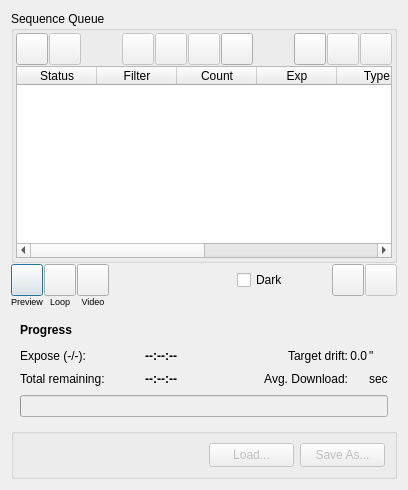
     <widget class="QWidget" name="rightLayoutWidget">
      <layout class="QVBoxLayout" name="RightLayout">
       <property name="spacing">
        <number>2</number>
       </property>
       <item>
        <layout class="QVBoxLayout" name="SequenceQueue">
         <property name="spacing">
          <number>1</number>
         </property>
         <item>
          <widget class="QGroupBox" name="sequenceBox">
           <property name="sizePolicy">
            <sizepolicy hsizetype="Expanding" vsizetype="Expanding">
             <horstretch>0</horstretch>
             <verstretch>0</verstretch>
            </sizepolicy>
           </property>
           <property name="title">
            <string>Sequence Queue</string>
           </property>
           <layout class="QVBoxLayout" name="verticalLayout_8">
            <property name="spacing">
             <number>1</number>
            </property>
            <property name="leftMargin">
             <number>2</number>
            </property>
            <property name="topMargin">
             <number>2</number>
            </property>
            <property name="rightMargin">
             <number>2</number>
            </property>
            <property name="bottomMargin">
             <number>2</number>
            </property>
            <item>
             <layout class="QHBoxLayout" name="horizontalLayout_14" stretch="0,0,1,0,0,0,0,0,2,0,0">
              <property name="spacing">
               <number>1</number>
              </property>
              <item>
               <widget class="QPushButton" name="addToQueueB">
                <property name="sizePolicy">
                 <sizepolicy hsizetype="Fixed" vsizetype="Fixed">
                  <horstretch>0</horstretch>
                  <verstretch>0</verstretch>
                 </sizepolicy>
                </property>
                <property name="minimumSize">
                 <size>
                  <width>32</width>
                  <height>32</height>
                 </size>
                </property>
                <property name="maximumSize">
                 <size>
                  <width>32</width>
                  <height>32</height>
                 </size>
                </property>
                <property name="text">
                 <string/>
                </property>
                <attribute name="buttonGroup">
                 <string notr="true">queueEditButtonGroup</string>
                </attribute>
               </widget>
              </item>
              <item>
               <widget class="QPushButton" name="removeFromQueueB">
                <property name="enabled">
                 <bool>false</bool>
                </property>
                <property name="sizePolicy">
                 <sizepolicy hsizetype="Fixed" vsizetype="Fixed">
                  <horstretch>0</horstretch>
                  <verstretch>0</verstretch>
                 </sizepolicy>
                </property>
                <property name="minimumSize">
                 <size>
                  <width>32</width>
                  <height>32</height>
                 </size>
                </property>
                <property name="maximumSize">
                 <size>
                  <width>32</width>
                  <height>32</height>
                 </size>
                </property>
                <property name="text">
                 <string/>
                </property>
                <attribute name="buttonGroup">
                 <string notr="true">queueEditButtonGroup</string>
                </attribute>
               </widget>
              </item>
              <item>
               <spacer name="horizontalSpacer_SQ1">
                <property name="orientation">
                 <enum>Qt::Horizontal</enum>
                </property>
                <property name="sizeType">
                 <enum>QSizePolicy::Expanding</enum>
                </property>
                <property name="sizeHint" stdset="0">
                 <size>
                  <width>40</width>
                  <height>20</height>
                 </size>
                </property>
               </spacer>
              </item>
              <item>
               <widget class="QPushButton" name="queueUpB">
                <property name="enabled">
                 <bool>false</bool>
                </property>
                <property name="sizePolicy">
                 <sizepolicy hsizetype="Fixed" vsizetype="Fixed">
                  <horstretch>0</horstretch>
                  <verstretch>0</verstretch>
                 </sizepolicy>
                </property>
                <property name="minimumSize">
                 <size>
                  <width>32</width>
                  <height>32</height>
                 </size>
                </property>
                <property name="maximumSize">
                 <size>
                  <width>32</width>
                  <height>32</height>
                 </size>
                </property>
                <property name="text">
                 <string/>
                </property>
                <attribute name="buttonGroup">
                 <string notr="true">queueEditButtonGroup</string>
                </attribute>
               </widget>
              </item>
              <item>
               <widget class="QPushButton" name="queueDownB">
                <property name="enabled">
                 <bool>false</bool>
                </property>
                <property name="sizePolicy">
                 <sizepolicy hsizetype="Fixed" vsizetype="Fixed">
                  <horstretch>0</horstretch>
                  <verstretch>0</verstretch>
                 </sizepolicy>
                </property>
                <property name="minimumSize">
                 <size>
                  <width>32</width>
                  <height>32</height>
                 </size>
                </property>
                <property name="maximumSize">
                 <size>
                  <width>32</width>
                  <height>32</height>
                 </size>
                </property>
                <property name="text">
                 <string/>
                </property>
                <attribute name="buttonGroup">
                 <string notr="true">queueEditButtonGroup</string>
                </attribute>
               </widget>
              </item>
              <item>
               <widget class="QPushButton" name="resetB">
                <property name="enabled">
                 <bool>false</bool>
                </property>
                <property name="sizePolicy">
                 <sizepolicy hsizetype="Fixed" vsizetype="Fixed">
                  <horstretch>0</horstretch>
                  <verstretch>0</verstretch>
                 </sizepolicy>
                </property>
                <property name="minimumSize">
                 <size>
                  <width>32</width>
                  <height>32</height>
                 </size>
                </property>
                <property name="maximumSize">
                 <size>
                  <width>32</width>
                  <height>32</height>
                 </size>
                </property>
                <property name="toolTip">
                 <string>Reset status of all jobs</string>
                </property>
                <property name="text">
                 <string/>
                </property>
                <attribute name="buttonGroup">
                 <string notr="true">queueEditButtonGroup</string>
                </attribute>
               </widget>
              </item>
              <item>
               <widget class="QPushButton" name="observerB">
                <property name="minimumSize">
                 <size>
                  <width>32</width>
                  <height>32</height>
                 </size>
                </property>
                <property name="maximumSize">
                 <size>
                  <width>32</width>
                  <height>32</height>
                 </size>
                </property>
                <property name="toolTip">
                 <string>Select Observer...</string>
                </property>
                <property name="text">
                 <string/>
                </property>
               </widget>
              </item>
              <item>
               <spacer name="horizontalSpacer_SQ2">
                <property name="orientation">
                 <enum>Qt::Horizontal</enum>
                </property>
                <property name="sizeHint" stdset="0">
                 <size>
                  <width>40</width>
                  <height>20</height>
                 </size>
                </property>
               </spacer>
              </item>
              <item>
               <widget class="QPushButton" name="queueLoadB">
                <property name="sizePolicy">
                 <sizepolicy hsizetype="Fixed" vsizetype="Fixed">
                  <horstretch>0</horstretch>
                  <verstretch>0</verstretch>
                 </sizepolicy>
                </property>
                <property name="minimumSize">
                 <size>
                  <width>32</width>
                  <height>32</height>
                 </size>
                </property>
                <property name="maximumSize">
                 <size>
                  <width>32</width>
                  <height>32</height>
                 </size>
                </property>
                <property name="toolTip">
                 <string>Load Capture Sequence from File...</string>
                </property>
                <property name="text">
                 <string/>
                </property>
                <attribute name="buttonGroup">
                 <string notr="true">queueEditButtonGroup</string>
                </attribute>
               </widget>
              </item>
              <item>
               <widget class="QPushButton" name="queueSaveB">
                <property name="enabled">
                 <bool>false</bool>
                </property>
                <property name="sizePolicy">
                 <sizepolicy hsizetype="Fixed" vsizetype="Fixed">
                  <horstretch>0</horstretch>
                  <verstretch>0</verstretch>
                 </sizepolicy>
                </property>
                <property name="minimumSize">
                 <size>
                  <width>32</width>
                  <height>32</height>
                 </size>
                </property>
                <property name="maximumSize">
                 <size>
                  <width>32</width>
                  <height>32</height>
                 </size>
                </property>
                <property name="toolTip">
                 <string>Save Capture Sequence...</string>
                </property>
                <property name="text">
                 <string/>
                </property>
                <attribute name="buttonGroup">
                 <string notr="true">queueEditButtonGroup</string>
                </attribute>
               </widget>
              </item>
              <item>
               <widget class="QPushButton" name="queueSaveAsB">
                <property name="enabled">
                 <bool>false</bool>
                </property>
                <property name="sizePolicy">
                 <sizepolicy hsizetype="Fixed" vsizetype="Fixed">
                  <horstretch>0</horstretch>
                  <verstretch>0</verstretch>
                 </sizepolicy>
                </property>
                <property name="minimumSize">
                 <size>
                  <width>32</width>
                  <height>32</height>
                 </size>
                </property>
                <property name="maximumSize">
                 <size>
                  <width>32</width>
                  <height>32</height>
                 </size>
                </property>
                <property name="toolTip">
                 <string>Save Capture Sequence As...</string>
                </property>
                <property name="text">
                 <string/>
                </property>
                <attribute name="buttonGroup">
                 <string notr="true">queueEditButtonGroup</string>
                </attribute>
               </widget>
              </item>
             </layout>
            </item>
            <item>
             <widget class="QTableWidget" name="queueTable">
              <property name="sizePolicy">
               <sizepolicy hsizetype="MinimumExpanding" vsizetype="MinimumExpanding">
                <horstretch>0</horstretch>
                <verstretch>0</verstretch>
               </sizepolicy>
              </property>
              <property name="horizontalScrollBarPolicy">
               <enum>Qt::ScrollBarAsNeeded</enum>
              </property>
              <property name="selectionBehavior">
               <enum>QAbstractItemView::SelectRows</enum>
              </property>
              <attribute name="horizontalHeaderMinimumSectionSize">
               <number>30</number>
              </attribute>
              <attribute name="horizontalHeaderDefaultSectionSize">
               <number>80</number>
              </attribute>
              <column>
               <property name="text">
                <string>Status</string>
               </property>
              </column>
              <column>
               <property name="text">
                <string>Filter</string>
               </property>
              </column>
              <column>
               <property name="text">
                <string>Count</string>
               </property>
              </column>
              <column>
               <property name="text">
                <string>Exp</string>
               </property>
              </column>
              <column>
               <property name="text">
                <string>Type</string>
               </property>
              </column>
              <column>
               <property name="text">
                <string>Bin</string>
               </property>
              </column>
              <column>
               <property name="text">
                <string>ISO/Gain</string>
               </property>
              </column>
              <column>
               <property name="text">
                <string>Offset</string>
               </property>
              </column>
             </widget>
            </item>
           </layout>
          </widget>
         </item>
         <item>
          <layout class="QGridLayout" name="buttonsGrid" columnstretch="0,0,0,3,0,1,0,0">
           <property name="verticalSpacing">
            <number>0</number>
           </property>
           <item row="1" column="2">
            <widget class="QLabel" name="videoLabel">
             <property name="font">
              <font>
               <pointsize>7</pointsize>
              </font>
             </property>
             <property name="text">
              <string>Video</string>
             </property>
             <property name="alignment">
              <set>Qt::AlignCenter</set>
             </property>
            </widget>
           </item>
           <item row="1" column="0">
            <widget class="QLabel" name="previewLabel">
             <property name="font">
              <font>
               <pointsize>7</pointsize>
              </font>
             </property>
             <property name="text">
              <string>Preview</string>
             </property>
             <property name="alignment">
              <set>Qt::AlignCenter</set>
             </property>
            </widget>
           </item>
           <item row="1" column="1">
            <widget class="QLabel" name="loopLabel">
             <property name="font">
              <font>
               <pointsize>7</pointsize>
              </font>
             </property>
             <property name="text">
              <string>Loop</string>
             </property>
             <property name="alignment">
              <set>Qt::AlignCenter</set>
             </property>
            </widget>
           </item>
           <item row="0" column="1">
            <widget class="QPushButton" name="loopB">
             <property name="minimumSize">
              <size>
               <width>32</width>
               <height>32</height>
              </size>
             </property>
             <property name="maximumSize">
              <size>
               <width>32</width>
               <height>32</height>
              </size>
             </property>
             <property name="toolTip">
              <string>Start Framing (Looping)...</string>
             </property>
             <property name="text">
              <string/>
             </property>
             <property name="icon">
              <iconset theme="media-playlist-repeat">
               <normaloff>.</normaloff>.</iconset>
             </property>
             <property name="iconSize">
              <size>
               <width>28</width>
               <height>28</height>
              </size>
             </property>
             <attribute name="buttonGroup">
              <string notr="true">sequenceControlsButtonGroup</string>
             </attribute>
            </widget>
           </item>
           <item row="0" column="6">
            <widget class="QPushButton" name="startB">
             <property name="sizePolicy">
              <sizepolicy hsizetype="Fixed" vsizetype="Fixed">
               <horstretch>0</horstretch>
               <verstretch>0</verstretch>
              </sizepolicy>
             </property>
             <property name="minimumSize">
              <size>
               <width>32</width>
               <height>32</height>
              </size>
             </property>
             <property name="maximumSize">
              <size>
               <width>32</width>
               <height>32</height>
              </size>
             </property>
             <property name="toolTip">
              <string>Start Sequence</string>
             </property>
             <property name="text">
              <string/>
             </property>
             <attribute name="buttonGroup">
              <string notr="true">sequenceControlsButtonGroup</string>
             </attribute>
            </widget>
           </item>
           <item row="0" column="2">
            <widget class="QPushButton" name="liveVideoB">
             <property name="enabled">
              <bool>true</bool>
             </property>
             <property name="minimumSize">
              <size>
               <width>32</width>
               <height>32</height>
              </size>
             </property>
             <property name="maximumSize">
              <size>
               <width>32</width>
               <height>32</height>
              </size>
             </property>
             <property name="toolTip">
              <string>Live Video...</string>
             </property>
             <property name="styleSheet">
              <string notr="true"/>
             </property>
             <property name="text">
              <string/>
             </property>
             <property name="icon">
              <iconset theme="camera-off">
               <normaloff>.</normaloff>.</iconset>
             </property>
             <property name="iconSize">
              <size>
               <width>28</width>
               <height>28</height>
              </size>
             </property>
             <property name="checkable">
              <bool>true</bool>
             </property>
             <attribute name="buttonGroup">
              <string notr="true">sequenceControlsButtonGroup</string>
             </attribute>
            </widget>
           </item>
           <item row="0" column="5">
            <spacer name="buttonSpacer">
             <property name="orientation">
              <enum>Qt::Horizontal</enum>
             </property>
             <property name="sizeType">
              <enum>QSizePolicy::Expanding</enum>
             </property>
             <property name="sizeHint" stdset="0">
              <size>
               <width>20</width>
               <height>20</height>
              </size>
             </property>
            </spacer>
           </item>
           <item row="0" column="3">
            <spacer name="horizontalSpacer_4">
             <property name="orientation">
              <enum>Qt::Horizontal</enum>
             </property>
             <property name="sizeHint" stdset="0">
              <size>
               <width>40</width>
               <height>20</height>
              </size>
             </property>
            </spacer>
           </item>
           <item row="0" column="0">
            <widget class="QPushButton" name="previewB">
             <property name="minimumSize">
              <size>
               <width>32</width>
               <height>32</height>
              </size>
             </property>
             <property name="maximumSize">
              <size>
               <width>32</width>
               <height>32</height>
              </size>
             </property>
             <property name="toolTip">
              <string>Capture a Preview...</string>
             </property>
             <property name="text">
              <string/>
             </property>
             <property name="icon">
              <iconset theme="camera-photo">
               <normaloff>.</normaloff>.</iconset>
             </property>
             <property name="iconSize">
              <size>
               <width>28</width>
               <height>28</height>
              </size>
             </property>
             <property name="autoDefault">
              <bool>true</bool>
             </property>
             <property name="default">
              <bool>true</bool>
             </property>
             <attribute name="buttonGroup">
              <string notr="true">sequenceControlsButtonGroup</string>
             </attribute>
            </widget>
           </item>
           <item row="0" column="4">
            <widget class="QCheckBox" name="darkB">
             <property name="sizePolicy">
              <sizepolicy hsizetype="Minimum" vsizetype="Maximum">
               <horstretch>0</horstretch>
               <verstretch>0</verstretch>
              </sizepolicy>
             </property>
             <property name="sizeIncrement">
              <size>
               <width>0</width>
               <height>0</height>
              </size>
             </property>
             <property name="baseSize">
              <size>
               <width>0</width>
               <height>0</height>
              </size>
             </property>
             <property name="toolTip">
              <string>&lt;html&gt;&lt;head/&gt;&lt;body&gt;&lt;p&gt;Automatically apply dark subtraction on preview images if a suitable dark frame is available.&lt;/p&gt;&lt;/body&gt;&lt;/html&gt;</string>
             </property>
             <property name="text">
              <string>Dark</string>
             </property>
            </widget>
           </item>
           <item row="0" column="7">
            <widget class="QPushButton" name="pauseB">
             <property name="enabled">
              <bool>false</bool>
             </property>
             <property name="sizePolicy">
              <sizepolicy hsizetype="Fixed" vsizetype="Fixed">
               <horstretch>0</horstretch>
               <verstretch>0</verstretch>
              </sizepolicy>
             </property>
             <property name="minimumSize">
              <size>
               <width>32</width>
               <height>32</height>
              </size>
             </property>
             <property name="maximumSize">
              <size>
               <width>32</width>
               <height>32</height>
              </size>
             </property>
             <property name="toolTip">
              <string>Pause Sequence</string>
             </property>
             <property name="text">
              <string/>
             </property>
             <property name="autoDefault">
              <bool>true</bool>
             </property>
             <property name="default">
              <bool>true</bool>
             </property>
             <attribute name="buttonGroup">
              <string notr="true">sequenceControlsButtonGroup</string>
             </attribute>
            </widget>
           </item>
          </layout>
         </item>
        </layout>
       </item>
       <item>
        <layout class="QVBoxLayout" name="verticalLayout">
         <property name="spacing">
          <number>2</number>
         </property>
         <item>
          <widget class="QFrame" name="processGrid">
           <property name="frameShape">
            <enum>QFrame::Box</enum>
           </property>
           <property name="frameShadow">
            <enum>QFrame::Sunken</enum>
           </property>
           <property name="lineWidth">
            <number>0</number>
           </property>
           <layout class="QGridLayout" name="progressGrid" columnstretch="0,0,10,0,1,0">
            <property name="horizontalSpacing">
             <number>2</number>
            </property>
            <item row="2" column="0">
             <widget class="QLabel" name="jobLabel">
              <property name="text">
               <string>Total remaining:</string>
              </property>
             </widget>
            </item>
            <item row="1" column="0">
             <widget class="QLabel" name="frameInfoLabel">
              <property name="font">
               <font>
                <weight>50</weight>
                <bold>false</bold>
               </font>
              </property>
              <property name="text">
               <string>Expose (-/-):</string>
              </property>
             </widget>
            </item>
            <item row="2" column="2">
             <spacer name="horizontalSpacer_5">
              <property name="orientation">
               <enum>Qt::Horizontal</enum>
              </property>
              <property name="sizeHint" stdset="0">
               <size>
                <width>40</width>
                <height>20</height>
               </size>
              </property>
             </spacer>
            </item>
            <item row="1" column="1">
             <widget class="QLabel" name="frameRemainingTime">
              <property name="minimumSize">
               <size>
                <width>70</width>
                <height>0</height>
               </size>
              </property>
              <property name="font">
               <font>
                <weight>75</weight>
                <bold>true</bold>
               </font>
              </property>
              <property name="text">
               <string>--:--:--</string>
              </property>
              <property name="alignment">
               <set>Qt::AlignRight|Qt::AlignTrailing|Qt::AlignVCenter</set>
              </property>
             </widget>
            </item>
            <item row="2" column="4">
             <widget class="QLabel" name="avgDownloadTime">
              <property name="text">
               <string/>
              </property>
              <property name="alignment">
               <set>Qt::AlignRight|Qt::AlignTrailing|Qt::AlignVCenter</set>
              </property>
             </widget>
            </item>
            <item row="0" column="0">
             <widget class="QLabel" name="progressLabel">
              <property name="text">
               <string>&lt;b&gt;Progress&lt;/b&gt;</string>
              </property>
             </widget>
            </item>
            <item row="2" column="1">
             <widget class="QLabel" name="jobRemainingTime">
              <property name="minimumSize">
               <size>
                <width>70</width>
                <height>0</height>
               </size>
              </property>
              <property name="font">
               <font>
                <weight>75</weight>
                <bold>true</bold>
               </font>
              </property>
              <property name="text">
               <string>--:--:--</string>
              </property>
              <property name="alignment">
               <set>Qt::AlignRight|Qt::AlignTrailing|Qt::AlignVCenter</set>
              </property>
             </widget>
            </item>
            <item row="2" column="3">
             <widget class="QLabel" name="avgDownloadLabel">
              <property name="text">
               <string>Avg. Download:</string>
              </property>
              <property name="alignment">
               <set>Qt::AlignRight|Qt::AlignTrailing|Qt::AlignVCenter</set>
              </property>
             </widget>
            </item>
            <item row="2" column="5">
             <widget class="QLabel" name="secLabel">
              <property name="text">
               <string>sec</string>
              </property>
             </widget>
            </item>
            <item row="0" column="1" colspan="5">
             <widget class="Ekos::LedStatusWidget" name="captureStatusWidget" native="true">
              <property name="minimumSize">
               <size>
                <width>0</width>
                <height>25</height>
               </size>
              </property>
             </widget>
            </item>
            <item row="3" column="0" colspan="6">
             <widget class="QProgressBar" name="imgProgress">
              <property name="enabled">
               <bool>false</bool>
              </property>
             </widget>
            </item>
            <item row="1" column="3">
             <widget class="QLabel" name="targetDriftLabel">
              <property name="text">
               <string>Target drift:</string>
              </property>
              <property name="alignment">
               <set>Qt::AlignRight|Qt::AlignTrailing|Qt::AlignVCenter</set>
              </property>
             </widget>
            </item>
            <item row="1" column="4">
             <widget class="QLabel" name="targetDrift">
              <property name="text">
               <string>0.0</string>
              </property>
              <property name="alignment">
               <set>Qt::AlignRight|Qt::AlignTrailing|Qt::AlignVCenter</set>
              </property>
             </widget>
            </item>
            <item row="1" column="5">
             <widget class="QLabel" name="targetDriftUnit">
              <property name="text">
               <string>&quot;</string>
              </property>
             </widget>
            </item>
           </layout>
          </widget>
         </item>
         <item>
          <widget class="QGroupBox" name="loadSaveBox">
           <property name="enabled">
            <bool>false</bool>
           </property>
           <property name="visible">
            <bool>false</bool>
           </property>
           <property name="flat">
            <bool>true</bool>
           </property>
           <layout class="QHBoxLayout" name="loadSaveLayout">
            <item>
             <spacer name="loadSaveSpacer">
              <property name="orientation">
               <enum>Qt::Horizontal</enum>
              </property>
              <property name="sizeHint" stdset="0">
               <size>
                <width>40</width>
                <height>20</height>
               </size>
              </property>
             </spacer>
            </item>
            <item>
             <widget class="QPushButton" name="esqLoadB">
              <property name="minimumSize">
               <size>
                <width>85</width>
                <height>24</height>
               </size>
              </property>
              <property name="maximumSize">
               <size>
                <width>85</width>
                <height>32</height>
               </size>
              </property>
              <property name="toolTip">
               <string>Load a new sequence file</string>
              </property>
              <property name="text">
               <string>Load...</string>
              </property>
             </widget>
            </item>
            <item>
             <widget class="QPushButton" name="esqSaveAsB">
              <property name="minimumSize">
               <size>
                <width>85</width>
                <height>24</height>
               </size>
              </property>
              <property name="maximumSize">
               <size>
                <width>85</width>
                <height>32</height>
               </size>
              </property>
              <property name="toolTip">
               <string>Save to a new sequence file</string>
              </property>
              <property name="text">
               <string>Save As...</string>
              </property>
             </widget>
            </item>
           </layout>
          </widget>
         </item>
        </layout>
       </item>
      </layout>
     </widget>
